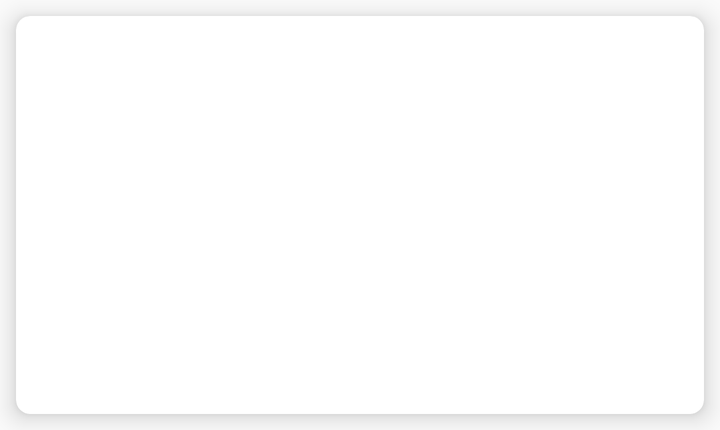
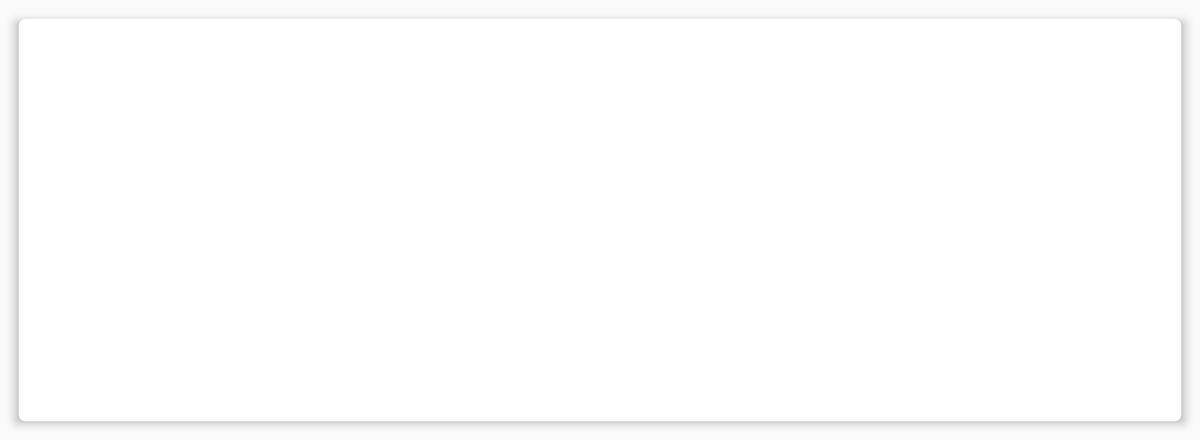

The same Android screen from two of the app's own layout files: first res/layout/ as a phone draws it, then the repository's variant for another configuration, drawn on a device whose configuration selects that folder. Both files follow.
<!-- AndroidManifest.xml: application theme AppTheme -->
<!-- res/layout/advertisement_view_item.xml -->
<?xml version="1.0" encoding="utf-8"?>
<android.support.v7.widget.CardView
    xmlns:android="http://schemas.android.com/apk/res/android"
    xmlns:app="http://schemas.android.com/apk/res-auto"
    xmlns:tools="http://schemas.android.com/tools"
    android:layout_width="match_parent"
    android:layout_height="wrap_content"
    android:layout_margin="8dp"
    android:orientation="horizontal"
    app:cardElevation="7dp"
    app:cardCornerRadius="7dp">

    <RelativeLayout
        android:layout_width="match_parent"
        android:layout_height="wrap_content">

        <ImageView
            android:id="@+id/img_ad"
            android:layout_width="match_parent"
            android:layout_height="150dp"
            android:layout_alignParentRight="true"
            android:adjustViewBounds="true"
            android:scaleType="centerCrop"/>

        <TextView
            android:id="@+id/txt_ad_description"
            android:layout_width="match_parent"
            android:layout_height="wrap_content"
            android:layout_below="@id/img_ad"
            android:lineSpacingExtra="5dp"
            android:padding="15dp"
            android:textColor="#000" />

    </RelativeLayout>

</android.support.v7.widget.CardView>
<!-- resources referenced by this layout -->
<resources>
  <style name="AppTheme" parent="Theme.AppCompat.Light.NoActionBar">
          
          <item name="colorPrimary">@color/colorPrimary</item>
          <item name="colorPrimaryDark">@color/colorPrimaryDark</item>
          <item name="colorAccent">@color/colorAccent</item>
          <item name="windowActionBarOverlay">true</item>
          <item name="android:windowTranslucentStatus">true</item>
      </style>
  <color name="colorPrimary">#008577</color>
  <color name="colorPrimaryDark">#00574B</color>
  <color name="colorAccent">#2196f3</color>
</resources>
<!-- res/layout-sw720dp/advertisement_view_item.xml (the repository's variant of the layout above) -->
<!-- drawn on a large tablet held sideways -->
<?xml version="1.0" encoding="utf-8"?>
<android.support.v7.widget.CardView
    xmlns:android="http://schemas.android.com/apk/res/android"
    xmlns:app="http://schemas.android.com/apk/res-auto"
    xmlns:tools="http://schemas.android.com/tools"
    android:layout_width="match_parent"
    android:layout_height="wrap_content"
    android:layout_margin="20dp"
    app:cardElevation="7dp"
    app:cardCornerRadius="7dp">

    <RelativeLayout
        android:layout_width="match_parent"
        android:layout_height="wrap_content">

        <ImageView
            android:id="@+id/img_ad"
            android:layout_width="match_parent"
            android:layout_height="350dp"
            android:layout_alignParentRight="true"
            android:scaleType="centerCrop"/>

        <TextView
            android:id="@+id/txt_ad_description"
            android:layout_width="match_parent"
            android:layout_height="wrap_content"
            android:layout_below="@id/img_ad"
            android:lineSpacingExtra="12dp"
            android:padding="30dp"
            android:textColor="#000" />

    </RelativeLayout>

</android.support.v7.widget.CardView>
